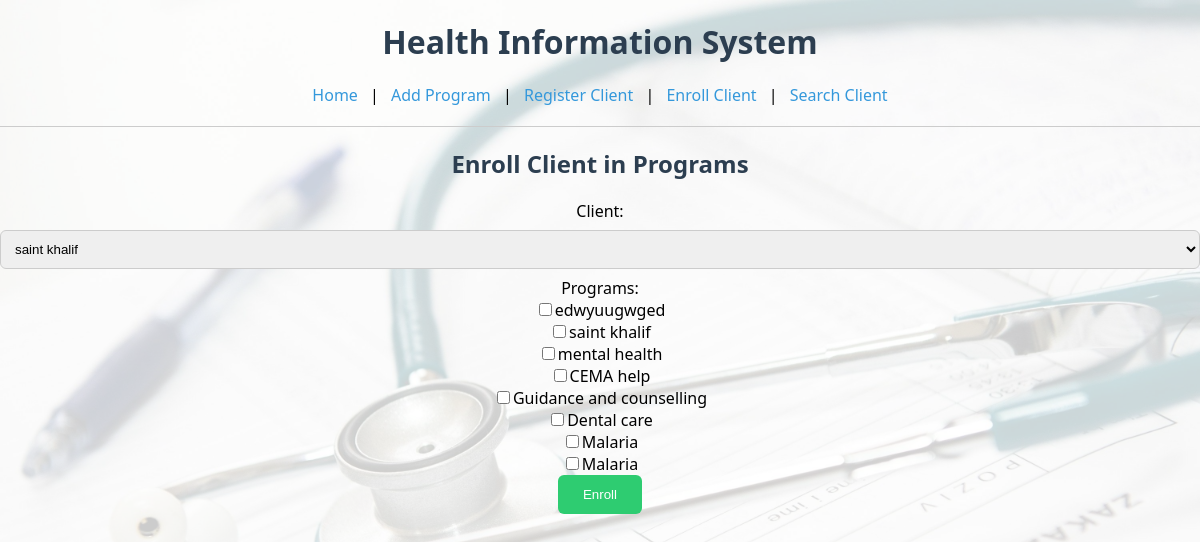
The app's page /enroll_client with its own data.
### tables this page shows
CREATE TABLE programs (
            id INTEGER PRIMARY KEY AUTOINCREMENT,
            name TEXT NOT NULL
        );

### app.py (the view, shortened to what this page needs)
@app.route('/enroll_client', methods=['GET', 'POST'])
def enroll_client():
    conn = get_db_connection()
    clients = conn.execute('SELECT * FROM clients').fetchall()
    programs = conn.execute('SELECT * FROM programs').fetchall()
    conn.close()
    return render_template('enroll_client.html', clients=clients, programs=programs)

### app.py (called while the page is built)
def get_db_connection():
    conn = sqlite3.connect('health.db')
    conn.row_factory = sqlite3.Row
    return conn

### templates/enroll_client.html
{% extends "base.html" %}
{% block content %}
    <h2>Enroll Client in Programs</h2>
    <form method="POST">
        Client:
        <select name="client_id">
            {% for client in clients %}
                <option value="{{ client.id }}">{{ client.name }}</option>
            {% endfor %}
        </select><br>
        Programs:<br>
        {% for program in programs %}
            <input type="checkbox" name="program_ids" value="{{ program.id }}">{{ program.name }}<br>
        {% endfor %}
        <input type="submit" value="Enroll">
    </form>
{% endblock %}

### templates/base.html (shortened to what this page needs)
<!doctype html>
<html>
<head>
    <link rel="stylesheet" href="{{ url_for('static', filename='css/styles.css') }}">
</head>
<body style="background: url('{{ url_for('static', filename='images/bg.jpg') }}') no-repeat center center fixed; background-size: cover;">
    <h1>Health Information System</h1>
    <a href="{{ url_for('home') }}">Home</a> |
    <a href="{{ url_for('add_program') }}">Add Program</a> |
    <a href="{{ url_for('register_client') }}">Register Client</a> |
    <a href="{{ url_for('enroll_client') }}">Enroll Client</a> |
    <a href="{{ url_for('search_client') }}">Search Client</a>
    <hr>
    {% block content %}{% endblock %}
</body>
</html>

### static/css/styles.css (style rules this page uses)
body { font-family: 'Segoe UI', Arial, sans-serif; background: url("/static/images/bg.jpg") no-repeat center center fixed; background-size: cover; margin: 0; padding: 0; text-align: center; }
body::before { content: ""; position: fixed; top: 0; left: 0; width: 100%; height: 100%; background: rgba(255, 255, 255, 0.8); z-index: -1; }
h1, h2, h3 { color: #2c3e50; margin-top: 20px; }
a { text-decoration: none; color: #3498db; font-weight: 500; margin: 0 8px; }
form input[type="text"], form input[type="number"], form select { padding: 10px; margin: 8px 0; width: 100%; box-sizing: border-box; border: 1px solid #ccc; border-radius: 6px; }
form input[type="submit"] { padding: 12px 25px; background-color: #2ecc71; color: white; border: none; border-radius: 6px; cursor: pointer; transition: background-color 0.3s ease, transform 0.2s ease; }
hr { border: 0; height: 1px; background: #ccc; margin: 20px 0; }

### records on screen
programs: name "edwyuugwged"
programs: name "saint khalif"
programs: name "mental health"
programs: name "CEMA help"
programs: name "Guidance and counselling"
programs: name "Dental care"
programs: name "Malaria"
programs: name "Malaria"

### other values on screen
form field client_id "saint khalif"
